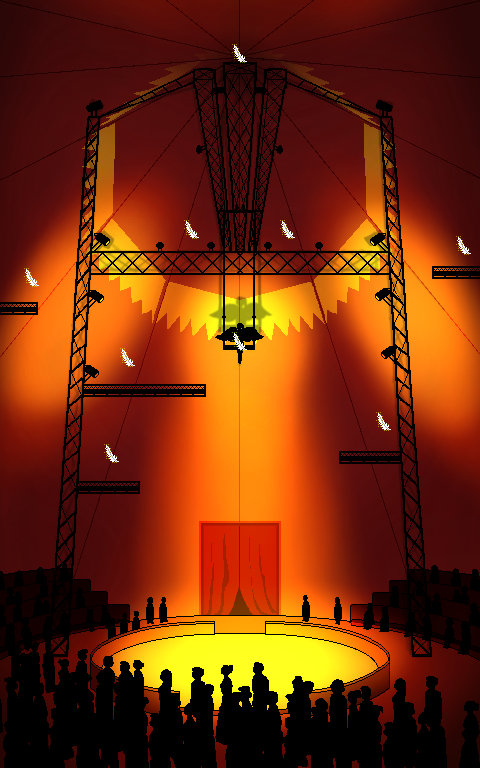

The image is a tile-based game level rendered from a .tmx file. Its description and complete source (layers, tilesets, objects, tile grids) follow:
An orthogonal 30x48 tile map with 16x16 px tiles, 1 tile layer (Feather), 1 image layer and 11 objects (angelSpawn).

<map version="1.10" tiledversion="1.10.1" orientation="orthogonal" renderorder="right-down" width="30" height="48" tilewidth="16" tileheight="16" infinite="0" nextlayerid="6" nextobjectid="14">
 <tileset firstgid="1" name="Feather_Asset_" tilewidth="28" tileheight="28" tilecount="1" columns="1">
  <image source="Feather_Asset_.png" trans="000000" width="32" height="32" />
 </tileset>
 <objectgroup id="5" name="Spawn">
  <object id="8" name="angelSpawn" x="238.53" y="645.22">
   <point />
  </object>
 </objectgroup>
 <imagelayer id="3" name="Circus">
  <image source="Circus_background_Asset_.png" width="480" height="769" />
 </imagelayer>
 <objectgroup id="4" name="Platforms">
  <object id="1" x="78.4352" y="482.231" width="61.4893" height="10.1675" />
  <object id="2" x="84.2452" y="384.913" width="121.042" height="12.1042" />
  <object id="3" x="338.917" y="451.728" width="61.4893" height="10.6517" />
  <object id="4" x="431.393" y="266.776" width="47.9326" height="10.6517" />
  <object id="5" x="0" y="303.573" width="37.7651" height="11.1359" />
  <object id="6" x="91.3496" y="251.807" width="296.29" height="23.036" />
  <object id="9" x="-1.82782" y="655.273" width="480.717" height="112.411" />
  <object id="10" x="474.319" y="0" width="5.48346" height="655.273" />
  <object id="11" x="0" y="0.91391" width="472.491" height="10.053" />
  <object id="12" x="0" y="13.7086" width="3.65564" height="640.651" />
 </objectgroup>
 <layer id="1" name="Feather" width="30" height="48">
  <data encoding="csv">
0,0,0,0,0,0,0,0,0,0,0,0,0,0,0,0,0,0,0,0,0,0,0,0,0,0,0,0,0,0,
0,0,0,0,0,0,0,0,0,0,0,0,0,0,0,0,0,0,0,0,0,0,0,0,0,0,0,0,0,0,
0,0,0,0,0,0,0,0,0,0,0,0,0,0,0,0,0,0,0,0,0,0,0,0,0,0,0,0,0,0,
0,0,0,0,0,0,0,0,0,0,0,0,0,0,1,0,0,0,0,0,0,0,0,0,0,0,0,0,0,0,
0,0,0,0,0,0,0,0,0,0,0,0,0,0,0,0,0,0,0,0,0,0,0,0,0,0,0,0,0,0,
0,0,0,0,0,0,0,0,0,0,0,0,0,0,0,0,0,0,0,0,0,0,0,0,0,0,0,0,0,0,
0,0,0,0,0,0,0,0,0,0,0,0,0,0,0,0,0,0,0,0,0,0,0,0,0,0,0,0,0,0,
0,0,0,0,0,0,0,0,0,0,0,0,0,0,0,0,0,0,0,0,0,0,0,0,0,0,0,0,0,0,
0,0,0,0,0,0,0,0,0,0,0,0,0,0,0,0,0,0,0,0,0,0,0,0,0,0,0,0,0,0,
0,0,0,0,0,0,0,0,0,0,0,0,0,0,0,0,0,0,0,0,0,0,0,0,0,0,0,0,0,0,
0,0,0,0,0,0,0,0,0,0,0,0,0,0,0,0,0,0,0,0,0,0,0,0,0,0,0,0,0,0,
0,0,0,0,0,0,0,0,0,0,0,0,0,0,0,0,0,0,0,0,0,0,0,0,0,0,0,0,0,0,
0,0,0,0,0,0,0,0,0,0,0,0,0,0,0,0,0,0,0,0,0,0,0,0,0,0,0,0,0,0,
0,0,0,0,0,0,0,0,0,0,0,0,0,0,0,0,0,0,0,0,0,0,0,0,0,0,0,0,0,0,
0,0,0,0,0,0,0,0,0,0,0,1,0,0,0,0,0,1,0,0,0,0,0,0,0,0,0,0,0,0,
0,0,0,0,0,0,0,0,0,0,0,0,0,0,0,0,0,0,0,0,0,0,0,0,0,0,0,0,1,0,
0,0,0,0,0,0,0,0,0,0,0,0,0,0,0,0,0,0,0,0,0,0,0,0,0,0,0,0,0,0,
0,1,0,0,0,0,0,0,0,0,0,0,0,0,0,0,0,0,0,0,0,0,0,0,0,0,0,0,0,0,
0,0,0,0,0,0,0,0,0,0,0,0,0,0,0,0,0,0,0,0,0,0,0,0,0,0,0,0,0,0,
0,0,0,0,0,0,0,0,0,0,0,0,0,0,0,0,0,0,0,0,0,0,0,0,0,0,0,0,0,0,
0,0,0,0,0,0,0,0,0,0,0,0,0,0,0,0,0,0,0,0,0,0,0,0,0,0,0,0,0,0,
0,0,0,0,0,0,0,0,0,0,0,0,0,0,1,0,0,0,0,0,0,0,0,0,0,0,0,0,0,0,
0,0,0,0,0,0,0,1,0,0,0,0,0,0,0,0,0,0,0,0,0,0,0,0,0,0,0,0,0,0,
0,0,0,0,0,0,0,0,0,0,0,0,0,0,0,0,0,0,0,0,0,0,0,0,0,0,0,0,0,0,
0,0,0,0,0,0,0,0,0,0,0,0,0,0,0,0,0,0,0,0,0,0,0,0,0,0,0,0,0,0,
0,0,0,0,0,0,0,0,0,0,0,0,0,0,0,0,0,0,0,0,0,0,0,0,0,0,0,0,0,0,
0,0,0,0,0,0,0,0,0,0,0,0,0,0,0,0,0,0,0,0,0,0,0,1,0,0,0,0,0,0,
0,0,0,0,0,0,0,0,0,0,0,0,0,0,0,0,0,0,0,0,0,0,0,0,0,0,0,0,0,0,
0,0,0,0,0,0,1,0,0,0,0,0,0,0,0,0,0,0,0,0,0,0,0,0,0,0,0,0,0,0,
0,0,0,0,0,0,0,0,0,0,0,0,0,0,0,0,0,0,0,0,0,0,0,0,0,0,0,0,0,0,
0,0,0,0,0,0,0,0,0,0,0,0,0,0,0,0,0,0,0,0,0,0,0,0,0,0,0,0,0,0,
0,0,0,0,0,0,0,0,0,0,0,0,0,0,0,0,0,0,0,0,0,0,0,0,0,0,0,0,0,0,
0,0,0,0,0,0,0,0,0,0,0,0,0,0,0,0,0,0,0,0,0,0,0,0,0,0,0,0,0,0,
0,0,0,0,0,0,0,0,0,0,0,0,0,0,0,0,0,0,0,0,0,0,0,0,0,0,0,0,0,0,
0,0,0,0,0,0,0,0,0,0,0,0,0,0,0,0,0,0,0,0,0,0,0,0,0,0,0,0,0,0,
0,0,0,0,0,0,0,0,0,0,0,0,0,0,0,0,0,0,0,0,0,0,0,0,0,0,0,0,0,0,
0,0,0,0,0,0,0,0,0,0,0,0,0,0,0,0,0,0,0,0,0,0,0,0,0,0,0,0,0,0,
0,0,0,0,0,0,0,0,0,0,0,0,0,0,0,0,0,0,0,0,0,0,0,0,0,0,0,0,0,0,
0,0,0,0,0,0,0,0,0,0,0,0,0,0,0,0,0,0,0,0,0,0,0,0,0,0,0,0,0,0,
0,0,0,0,0,0,0,0,0,0,0,0,0,0,0,0,0,0,0,0,0,0,0,0,0,0,0,0,0,0,
0,0,0,0,0,0,0,0,0,0,0,0,0,0,0,0,0,0,0,0,0,0,0,0,0,0,0,0,0,0,
0,0,0,0,0,0,0,0,0,0,0,0,0,0,0,0,0,0,0,0,0,0,0,0,0,0,0,0,0,0,
0,0,0,0,0,0,0,0,0,0,0,0,0,0,0,0,0,0,0,0,0,0,0,0,0,0,0,0,0,0,
0,0,0,0,0,0,0,0,0,0,0,0,0,0,0,0,0,0,0,0,0,0,0,0,0,0,0,0,0,0,
0,0,0,0,0,0,0,0,0,0,0,0,0,0,0,0,0,0,0,0,0,0,0,0,0,0,0,0,0,0,
0,0,0,0,0,0,0,0,0,0,0,0,0,0,0,0,0,0,0,0,0,0,0,0,0,0,0,0,0,0,
0,0,0,0,0,0,0,0,0,0,0,0,0,0,0,0,0,0,0,0,0,0,0,0,0,0,0,0,0,0,
0,0,0,0,0,0,0,0,0,0,0,0,0,0,0,0,0,0,0,0,0,0,0,0,0,0,0,0,0,0
</data>
 </layer>
</map>